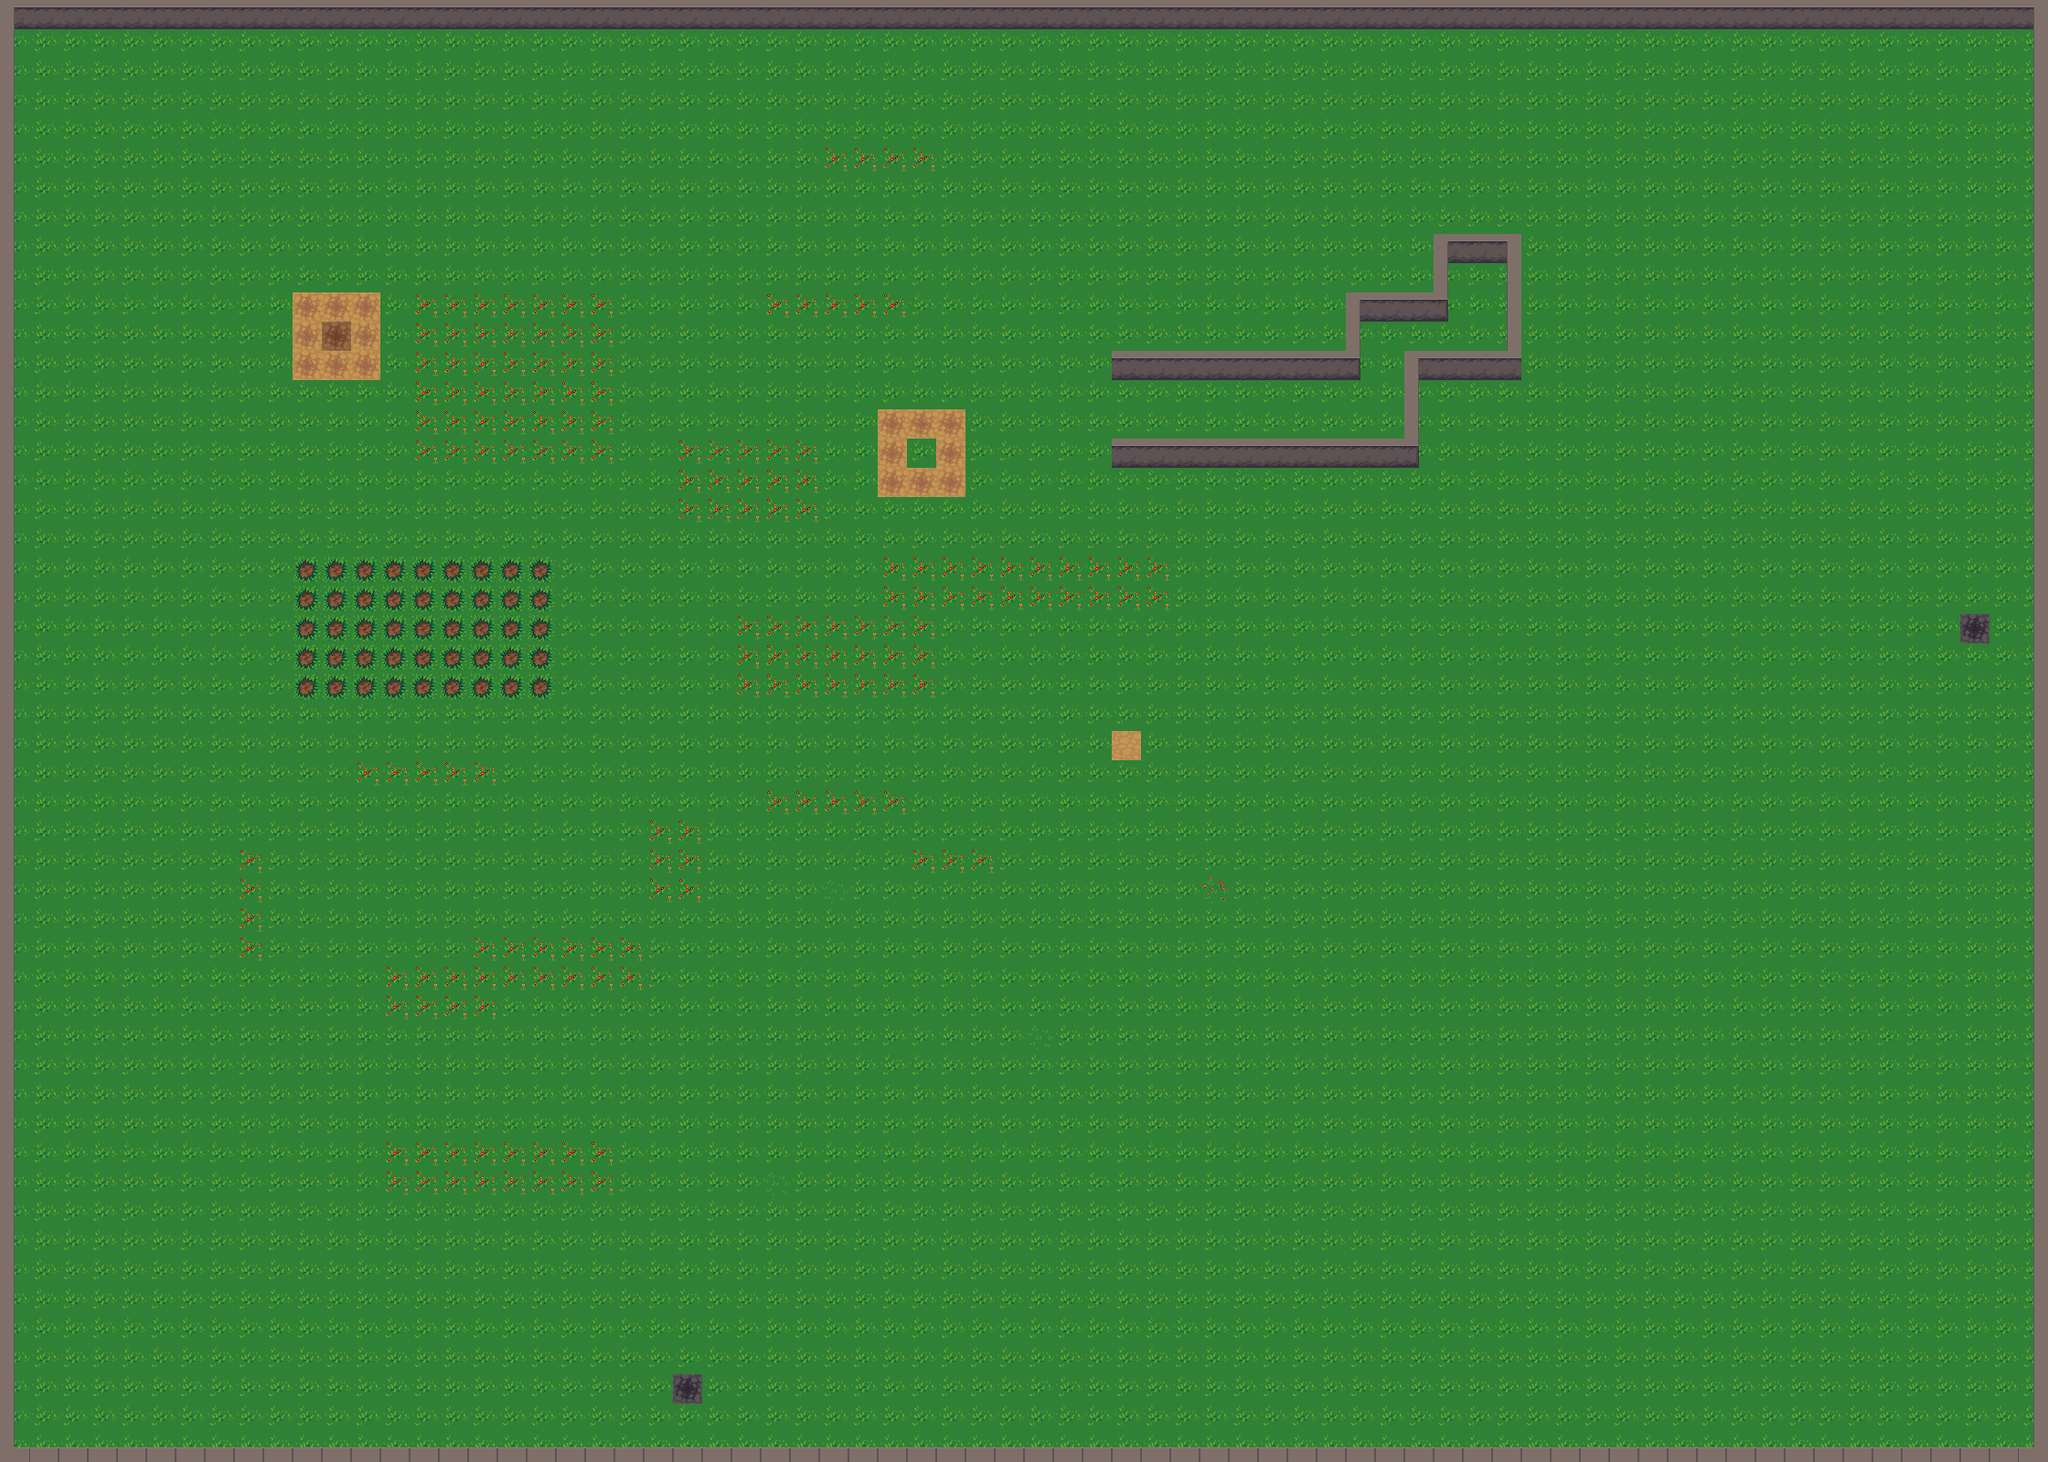

This is a level from a 2D game, rendered from its Tiled map with the project's own tilesets. A one-line summary and the map file follow, with tile-layer data summarised:
An orthogonal 70x50 tile map with 32x32 px tiles, 8 tile layers (Capa de Patrones 1, Walls, Bosses, SpawnRuby, ...).

<map version="1.2" tiledversion="1.2.3" orientation="orthogonal" renderorder="right-down" width="70" height="50" tilewidth="32" tileheight="32" infinite="0" nextlayerid="16" nextobjectid="53">
 <tileset firstgid="1" source="Basic.tsx" />
 <layer id="7" name="Capa de Patrones 1" width="70" height="50">
  <data>[3500 cells, 3500 non-empty, 3 distinct tile ids]</data>
 </layer>
 <layer id="11" name="Walls" width="70" height="50">
  <data>[3500 cells, 274 non-empty, 9 distinct tile ids]</data>
 </layer>
 <layer id="12" name="Bosses" width="70" height="50">
  <data>[3500 cells, 1 non-empty, 1 distinct tile ids]</data>
 </layer>
 <layer id="13" name="SpawnRuby" width="70" height="50">
  <data>[3500 cells, 1 non-empty, 1 distinct tile ids]</data>
 </layer>
 <layer id="14" name="SpawnEste" width="70" height="50">
  <data>[3500 cells, 1 non-empty, 1 distinct tile ids]</data>
 </layer>
 <layer id="15" name="SpawnSur" width="70" height="50">
  <data>[3500 cells, 1 non-empty, 1 distinct tile ids]</data>
 </layer>
 <layer id="8" name="Abuela" width="70" height="50">
  <data>[3500 cells, 4 non-empty, 2 distinct tile ids]</data>
 </layer>
 <layer id="10" name="Huerto" width="70" height="50">
  <data>[3500 cells, 45 non-empty, 1 distinct tile ids]</data>
 </layer>
</map>
